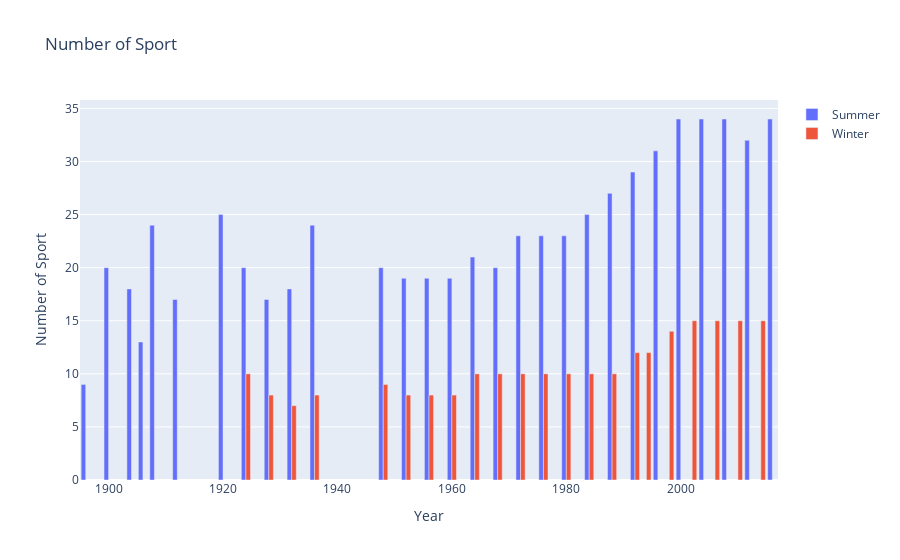

The notebook cell saved with this chart:
### Code cell
fig  =  go.Figure()
fig.add_trace(go.Bar(x=data_sport_summer['Year'], y = data_sport_summer['Sports'], name='Summer '))
fig.add_trace(go.Bar(x=data_sport_winter['Year'], y = data_sport_winter['Sports'], name='Winter'))
fig.update_layout(dict(title='Number of Sport', xaxis=dict(title='Year'), yaxis=dict(title='Number of Sport')))
fig.show()

### Figure 1 — Plotly figure (JSON) as saved in the notebook; plotly's stock layout.template omitted (floating-point values rounded to 4 significant figures)
{"data": [{"name": "Summer ", "type": "bar", "x": [1896, 1900, 1904, 1906, 1908, 1912, 1920, 1924, 1928, 1932, 1936, 1948, 1952, 1956, 1960, 1964, 1968, 1972, 1976, 1980, 1984, 1988, 1992, 1996, 2000, 2004, 2008, 2012, 2016], "y": [9, 20, 18, 13, 24, 17, 25, 20, 17, 18, 24, 20, 19, 19, 19, 21, 20, 23, 23, 23, 25, 27, 29, 31, 34, 34, 34, 32, 34]}, {"name": "Winter", "type": "bar", "x": [1924, 1928, 1932, 1936, 1948, 1952, 1956, 1960, 1964, 1968, 1972, 1976, 1980, 1984, 1988, 1992, 1994, 1998, 2002, 2006, 2010, 2014], "y": [10, 8, 7, 8, 9, 8, 8, 8, 10, 10, 10, 10, 10, 10, 10, 12, 12, 14, 15, 15, 15, 15]}], "layout": {"title": {"text": "Number of Sport"}, "xaxis": {"title": {"text": "Year"}}, "yaxis": {"title": {"text": "Number of Sport"}}}}
